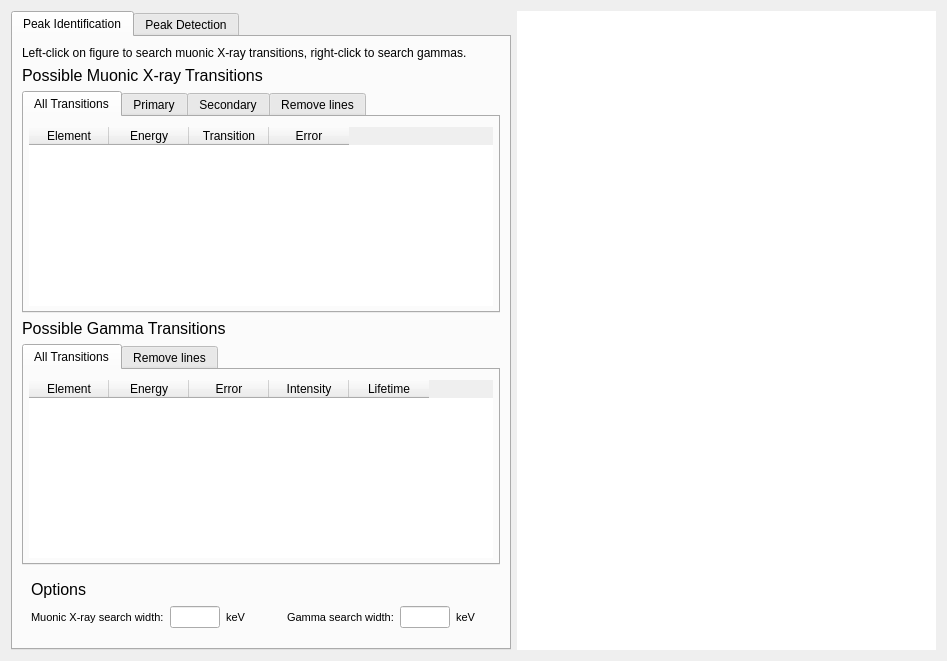
<?xml version="1.0" encoding="UTF-8"?>
<ui version="4.0">
 <class>plot_analysis</class>
 <widget class="QWidget" name="plot_analysis">
  <property name="enabled">
   <bool>true</bool>
  </property>
  <property name="geometry">
   <rect>
    <x>0</x>
    <y>0</y>
    <width>947</width>
    <height>661</height>
   </rect>
  </property>
  <property name="cursor">
   <cursorShape>ArrowCursor</cursorShape>
  </property>
  <property name="windowTitle">
   <string>Form</string>
  </property>
  <layout class="QGridLayout" name="gridLayout_2">
   <item row="0" column="1">
    <widget class="QWidget" name="plot_widget_container" native="true">
     <property name="sizePolicy">
      <sizepolicy hsizetype="Expanding" vsizetype="Expanding">
       <horstretch>0</horstretch>
       <verstretch>0</verstretch>
      </sizepolicy>
     </property>
     <property name="minimumSize">
      <size>
       <width>399</width>
       <height>0</height>
      </size>
     </property>
     <property name="styleSheet">
      <string notr="true">background: white</string>
     </property>
    </widget>
   </item>
   <item row="0" column="0">
    <widget class="QTabWidget" name="tab_menu">
     <property name="enabled">
      <bool>true</bool>
     </property>
     <property name="minimumSize">
      <size>
       <width>500</width>
       <height>0</height>
      </size>
     </property>
     <property name="maximumSize">
      <size>
       <width>500</width>
       <height>16777215</height>
      </size>
     </property>
     <property name="baseSize">
      <size>
       <width>0</width>
       <height>0</height>
      </size>
     </property>
     <property name="currentIndex">
      <number>0</number>
     </property>
     <widget class="QWidget" name="click_search_container">
      <property name="minimumSize">
       <size>
        <width>0</width>
        <height>0</height>
       </size>
      </property>
      <property name="styleSheet">
       <string notr="true"/>
      </property>
      <attribute name="title">
       <string>Peak Identification</string>
      </attribute>
      <layout class="QVBoxLayout" name="verticalLayout">
       <item>
        <widget class="QLabel" name="instruction_label">
         <property name="text">
          <string>Left-click on figure to search muonic X-ray transitions, right-click to search gammas.</string>
         </property>
        </widget>
       </item>
       <item>
        <widget class="QLabel" name="muonic_xray_table_label">
         <property name="font">
          <font>
           <pointsize>12</pointsize>
          </font>
         </property>
         <property name="text">
          <string>Possible Muonic X-ray Transitions</string>
         </property>
        </widget>
       </item>
       <item>
        <widget class="QTabWidget" name="muonic_xrays_tab_menu">
         <property name="enabled">
          <bool>true</bool>
         </property>
         <property name="layoutDirection">
          <enum>Qt::LeftToRight</enum>
         </property>
         <property name="autoFillBackground">
          <bool>false</bool>
         </property>
         <property name="styleSheet">
          <string notr="true"/>
         </property>
         <property name="tabShape">
          <enum>QTabWidget::Rounded</enum>
         </property>
         <property name="currentIndex">
          <number>0</number>
         </property>
         <property name="elideMode">
          <enum>Qt::ElideNone</enum>
         </property>
         <property name="documentMode">
          <bool>false</bool>
         </property>
         <property name="tabsClosable">
          <bool>false</bool>
         </property>
         <property name="tabBarAutoHide">
          <bool>false</bool>
         </property>
         <widget class="QWidget" name="all_tab_2">
          <property name="enabled">
           <bool>true</bool>
          </property>
          <property name="autoFillBackground">
           <bool>false</bool>
          </property>
          <property name="styleSheet">
           <string notr="true"/>
          </property>
          <attribute name="title">
           <string>All Transitions</string>
          </attribute>
          <layout class="QVBoxLayout" name="verticalLayout_2">
           <property name="spacing">
            <number>0</number>
           </property>
           <property name="leftMargin">
            <number>5</number>
           </property>
           <property name="topMargin">
            <number>10</number>
           </property>
           <property name="rightMargin">
            <number>5</number>
           </property>
           <property name="bottomMargin">
            <number>5</number>
           </property>
           <item>
            <widget class="BaseTable" name="muonic_xray_table_all">
             <property name="enabled">
              <bool>true</bool>
             </property>
             <property name="sizePolicy">
              <sizepolicy hsizetype="Expanding" vsizetype="Expanding">
               <horstretch>3</horstretch>
               <verstretch>0</verstretch>
              </sizepolicy>
             </property>
             <property name="autoFillBackground">
              <bool>false</bool>
             </property>
             <property name="styleSheet">
              <string notr="true"/>
             </property>
             <property name="frameShape">
              <enum>QFrame::NoFrame</enum>
             </property>
             <property name="sizeAdjustPolicy">
              <enum>QAbstractScrollArea::AdjustIgnored</enum>
             </property>
             <property name="alternatingRowColors">
              <bool>false</bool>
             </property>
             <property name="showGrid">
              <bool>true</bool>
             </property>
             <property name="gridStyle">
              <enum>Qt::SolidLine</enum>
             </property>
             <property name="sortingEnabled">
              <bool>true</bool>
             </property>
             <property name="wordWrap">
              <bool>true</bool>
             </property>
             <property name="cornerButtonEnabled">
              <bool>false</bool>
             </property>
             <attribute name="horizontalHeaderCascadingSectionResizes">
              <bool>false</bool>
             </attribute>
             <attribute name="horizontalHeaderMinimumSectionSize">
              <number>32</number>
             </attribute>
             <attribute name="horizontalHeaderDefaultSectionSize">
              <number>80</number>
             </attribute>
             <attribute name="horizontalHeaderStretchLastSection">
              <bool>false</bool>
             </attribute>
             <attribute name="verticalHeaderCascadingSectionResizes">
              <bool>false</bool>
             </attribute>
             <attribute name="verticalHeaderShowSortIndicator" stdset="0">
              <bool>true</bool>
             </attribute>
             <attribute name="verticalHeaderStretchLastSection">
              <bool>false</bool>
             </attribute>
             <column>
              <property name="text">
               <string>Element</string>
              </property>
             </column>
             <column>
              <property name="text">
               <string>Energy</string>
              </property>
             </column>
             <column>
              <property name="text">
               <string>Transition</string>
              </property>
             </column>
             <column>
              <property name="text">
               <string>Error</string>
              </property>
             </column>
            </widget>
           </item>
          </layout>
         </widget>
         <widget class="QWidget" name="prim_tab">
          <property name="enabled">
           <bool>true</bool>
          </property>
          <attribute name="title">
           <string>Primary</string>
          </attribute>
          <layout class="QVBoxLayout" name="verticalLayout_4">
           <property name="leftMargin">
            <number>5</number>
           </property>
           <property name="topMargin">
            <number>10</number>
           </property>
           <property name="rightMargin">
            <number>5</number>
           </property>
           <property name="bottomMargin">
            <number>5</number>
           </property>
           <item>
            <widget class="BaseTable" name="muonic_xray_table_prim">
             <property name="enabled">
              <bool>true</bool>
             </property>
             <property name="sizePolicy">
              <sizepolicy hsizetype="Expanding" vsizetype="Expanding">
               <horstretch>3</horstretch>
               <verstretch>0</verstretch>
              </sizepolicy>
             </property>
             <property name="autoFillBackground">
              <bool>false</bool>
             </property>
             <property name="styleSheet">
              <string notr="true"/>
             </property>
             <property name="frameShape">
              <enum>QFrame::NoFrame</enum>
             </property>
             <property name="sizeAdjustPolicy">
              <enum>QAbstractScrollArea::AdjustIgnored</enum>
             </property>
             <property name="alternatingRowColors">
              <bool>false</bool>
             </property>
             <property name="showGrid">
              <bool>true</bool>
             </property>
             <property name="gridStyle">
              <enum>Qt::SolidLine</enum>
             </property>
             <property name="sortingEnabled">
              <bool>true</bool>
             </property>
             <property name="wordWrap">
              <bool>true</bool>
             </property>
             <property name="cornerButtonEnabled">
              <bool>false</bool>
             </property>
             <attribute name="horizontalHeaderCascadingSectionResizes">
              <bool>false</bool>
             </attribute>
             <attribute name="horizontalHeaderMinimumSectionSize">
              <number>32</number>
             </attribute>
             <attribute name="horizontalHeaderDefaultSectionSize">
              <number>80</number>
             </attribute>
             <attribute name="horizontalHeaderStretchLastSection">
              <bool>false</bool>
             </attribute>
             <attribute name="verticalHeaderCascadingSectionResizes">
              <bool>false</bool>
             </attribute>
             <attribute name="verticalHeaderShowSortIndicator" stdset="0">
              <bool>true</bool>
             </attribute>
             <attribute name="verticalHeaderStretchLastSection">
              <bool>false</bool>
             </attribute>
             <column>
              <property name="text">
               <string>Element</string>
              </property>
             </column>
             <column>
              <property name="text">
               <string>Energy</string>
              </property>
             </column>
             <column>
              <property name="text">
               <string>Transition</string>
              </property>
             </column>
             <column>
              <property name="text">
               <string>Error</string>
              </property>
             </column>
            </widget>
           </item>
          </layout>
         </widget>
         <widget class="QWidget" name="sec_tab">
          <attribute name="title">
           <string>Secondary</string>
          </attribute>
          <layout class="QVBoxLayout" name="verticalLayout_5">
           <property name="leftMargin">
            <number>5</number>
           </property>
           <property name="topMargin">
            <number>10</number>
           </property>
           <property name="rightMargin">
            <number>5</number>
           </property>
           <property name="bottomMargin">
            <number>5</number>
           </property>
           <item>
            <widget class="BaseTable" name="muonic_xray_table_sec">
             <property name="enabled">
              <bool>true</bool>
             </property>
             <property name="sizePolicy">
              <sizepolicy hsizetype="Expanding" vsizetype="Expanding">
               <horstretch>3</horstretch>
               <verstretch>0</verstretch>
              </sizepolicy>
             </property>
             <property name="autoFillBackground">
              <bool>false</bool>
             </property>
             <property name="styleSheet">
              <string notr="true"/>
             </property>
             <property name="frameShape">
              <enum>QFrame::NoFrame</enum>
             </property>
             <property name="sizeAdjustPolicy">
              <enum>QAbstractScrollArea::AdjustIgnored</enum>
             </property>
             <property name="alternatingRowColors">
              <bool>false</bool>
             </property>
             <property name="showGrid">
              <bool>true</bool>
             </property>
             <property name="gridStyle">
              <enum>Qt::SolidLine</enum>
             </property>
             <property name="sortingEnabled">
              <bool>true</bool>
             </property>
             <property name="wordWrap">
              <bool>true</bool>
             </property>
             <property name="cornerButtonEnabled">
              <bool>false</bool>
             </property>
             <attribute name="horizontalHeaderCascadingSectionResizes">
              <bool>false</bool>
             </attribute>
             <attribute name="horizontalHeaderMinimumSectionSize">
              <number>32</number>
             </attribute>
             <attribute name="horizontalHeaderDefaultSectionSize">
              <number>80</number>
             </attribute>
             <attribute name="horizontalHeaderStretchLastSection">
              <bool>false</bool>
             </attribute>
             <attribute name="verticalHeaderCascadingSectionResizes">
              <bool>false</bool>
             </attribute>
             <attribute name="verticalHeaderMinimumSectionSize">
              <number>12</number>
             </attribute>
             <attribute name="verticalHeaderShowSortIndicator" stdset="0">
              <bool>true</bool>
             </attribute>
             <attribute name="verticalHeaderStretchLastSection">
              <bool>false</bool>
             </attribute>
             <column>
              <property name="text">
               <string>Element</string>
              </property>
             </column>
             <column>
              <property name="text">
               <string>Energy</string>
              </property>
             </column>
             <column>
              <property name="text">
               <string>Transition</string>
              </property>
             </column>
             <column>
              <property name="text">
               <string>Error</string>
              </property>
             </column>
            </widget>
           </item>
          </layout>
         </widget>
         <widget class="QWidget" name="remove_tab_2">
          <attribute name="title">
           <string>Remove lines</string>
          </attribute>
          <layout class="QVBoxLayout" name="verticalLayout_6">
           <property name="leftMargin">
            <number>5</number>
           </property>
           <property name="topMargin">
            <number>10</number>
           </property>
           <property name="rightMargin">
            <number>5</number>
           </property>
           <property name="bottomMargin">
            <number>5</number>
           </property>
           <item>
            <widget class="BaseTable" name="plotted_mu_xrays_table">
             <property name="styleSheet">
              <string notr="true"/>
             </property>
             <property name="frameShape">
              <enum>QFrame::NoFrame</enum>
             </property>
             <column>
              <property name="text">
               <string>Click to remove line.</string>
              </property>
             </column>
            </widget>
           </item>
          </layout>
         </widget>
        </widget>
       </item>
       <item>
        <widget class="QLabel" name="gamma_table_label">
         <property name="font">
          <font>
           <pointsize>12</pointsize>
          </font>
         </property>
         <property name="text">
          <string>Possible Gamma Transitions</string>
         </property>
        </widget>
       </item>
       <item>
        <widget class="QTabWidget" name="gamma_tab_menu">
         <property name="currentIndex">
          <number>0</number>
         </property>
         <widget class="QWidget" name="all_tab">
          <attribute name="title">
           <string>All Transitions</string>
          </attribute>
          <layout class="QVBoxLayout" name="verticalLayout_3">
           <property name="leftMargin">
            <number>5</number>
           </property>
           <property name="topMargin">
            <number>10</number>
           </property>
           <property name="rightMargin">
            <number>5</number>
           </property>
           <property name="bottomMargin">
            <number>5</number>
           </property>
           <item>
            <widget class="BaseTable" name="gamma_table">
             <property name="sizePolicy">
              <sizepolicy hsizetype="Expanding" vsizetype="Expanding">
               <horstretch>0</horstretch>
               <verstretch>0</verstretch>
              </sizepolicy>
             </property>
             <property name="layoutDirection">
              <enum>Qt::LeftToRight</enum>
             </property>
             <property name="autoFillBackground">
              <bool>false</bool>
             </property>
             <property name="styleSheet">
              <string notr="true"/>
             </property>
             <property name="frameShape">
              <enum>QFrame::NoFrame</enum>
             </property>
             <property name="frameShadow">
              <enum>QFrame::Sunken</enum>
             </property>
             <property name="sizeAdjustPolicy">
              <enum>QAbstractScrollArea::AdjustIgnored</enum>
             </property>
             <property name="alternatingRowColors">
              <bool>false</bool>
             </property>
             <property name="showGrid">
              <bool>true</bool>
             </property>
             <property name="gridStyle">
              <enum>Qt::SolidLine</enum>
             </property>
             <property name="sortingEnabled">
              <bool>true</bool>
             </property>
             <attribute name="horizontalHeaderMinimumSectionSize">
              <number>75</number>
             </attribute>
             <attribute name="horizontalHeaderDefaultSectionSize">
              <number>80</number>
             </attribute>
             <attribute name="horizontalHeaderShowSortIndicator" stdset="0">
              <bool>true</bool>
             </attribute>
             <attribute name="verticalHeaderMinimumSectionSize">
              <number>12</number>
             </attribute>
             <attribute name="verticalHeaderShowSortIndicator" stdset="0">
              <bool>true</bool>
             </attribute>
             <column>
              <property name="text">
               <string>Element</string>
              </property>
             </column>
             <column>
              <property name="text">
               <string>Energy</string>
              </property>
             </column>
             <column>
              <property name="text">
               <string>Error</string>
              </property>
             </column>
             <column>
              <property name="text">
               <string>Intensity</string>
              </property>
             </column>
             <column>
              <property name="text">
               <string>Lifetime</string>
              </property>
             </column>
            </widget>
           </item>
          </layout>
         </widget>
         <widget class="QWidget" name="remove_tab">
          <attribute name="title">
           <string>Remove lines</string>
          </attribute>
          <layout class="QVBoxLayout" name="verticalLayout_7">
           <property name="leftMargin">
            <number>5</number>
           </property>
           <property name="topMargin">
            <number>10</number>
           </property>
           <property name="rightMargin">
            <number>5</number>
           </property>
           <property name="bottomMargin">
            <number>5</number>
           </property>
           <item>
            <widget class="BaseTable" name="plotted_gammas_table">
             <property name="styleSheet">
              <string notr="true"/>
             </property>
             <property name="frameShape">
              <enum>QFrame::NoFrame</enum>
             </property>
             <column>
              <property name="text">
               <string>Click to remove line.</string>
              </property>
             </column>
            </widget>
           </item>
          </layout>
         </widget>
        </widget>
       </item>
       <item alignment="Qt::AlignBottom">
        <widget class="QWidget" name="options_container" native="true">
         <property name="styleSheet">
          <string notr="true"/>
         </property>
         <layout class="QGridLayout" name="gridLayout">
          <item row="3" column="2">
           <widget class="QLineEdit" name="mu_xray_search_width_line_edit">
            <property name="minimumSize">
             <size>
              <width>0</width>
              <height>0</height>
             </size>
            </property>
            <property name="maximumSize">
             <size>
              <width>50</width>
              <height>16777215</height>
             </size>
            </property>
            <property name="text">
             <string/>
            </property>
           </widget>
          </item>
          <item row="3" column="0">
           <widget class="QLabel" name="mu_xray_search_width_label">
            <property name="maximumSize">
             <size>
              <width>150</width>
              <height>16777215</height>
             </size>
            </property>
            <property name="font">
             <font>
              <pointsize>8</pointsize>
             </font>
            </property>
            <property name="text">
             <string>Muonic X-ray search width:</string>
            </property>
           </widget>
          </item>
          <item row="0" column="0">
           <widget class="QLabel" name="options_label">
            <property name="font">
             <font>
              <pointsize>12</pointsize>
             </font>
            </property>
            <property name="text">
             <string>Options</string>
            </property>
           </widget>
          </item>
          <item row="3" column="4">
           <spacer name="verticalSpacer">
            <property name="orientation">
             <enum>Qt::Vertical</enum>
            </property>
            <property name="sizeHint" stdset="0">
             <size>
              <width>20</width>
              <height>40</height>
             </size>
            </property>
           </spacer>
          </item>
          <item row="3" column="3">
           <widget class="QLabel" name="kev_label">
            <property name="font">
             <font>
              <pointsize>8</pointsize>
             </font>
            </property>
            <property name="text">
             <string>keV</string>
            </property>
           </widget>
          </item>
          <item row="3" column="5">
           <widget class="QLabel" name="gamma_search_width_label">
            <property name="maximumSize">
             <size>
              <width>150</width>
              <height>16777215</height>
             </size>
            </property>
            <property name="font">
             <font>
              <pointsize>8</pointsize>
             </font>
            </property>
            <property name="text">
             <string>Gamma search width:</string>
            </property>
           </widget>
          </item>
          <item row="3" column="6">
           <widget class="QLineEdit" name="gamma_search_width_line_edit">
            <property name="minimumSize">
             <size>
              <width>0</width>
              <height>0</height>
             </size>
            </property>
            <property name="maximumSize">
             <size>
              <width>50</width>
              <height>16777215</height>
             </size>
            </property>
            <property name="text">
             <string/>
            </property>
           </widget>
          </item>
          <item row="3" column="7">
           <widget class="QLabel" name="kev_label_2">
            <property name="font">
             <font>
              <pointsize>8</pointsize>
             </font>
            </property>
            <property name="text">
             <string>keV</string>
            </property>
           </widget>
          </item>
         </layout>
        </widget>
       </item>
      </layout>
     </widget>
     <widget class="QWidget" name="peak_find_container">
      <attribute name="title">
       <string>Peak Detection</string>
      </attribute>
      <layout class="QVBoxLayout" name="verticalLayout_8">
       <item>
        <widget class="QLabel" name="label_3">
         <property name="font">
          <font>
           <pointsize>12</pointsize>
          </font>
         </property>
         <property name="text">
          <string>Detect peaks and search muonic X-ray database</string>
         </property>
        </widget>
       </item>
       <item>
        <widget class="QWidget" name="settings_container" native="true">
         <property name="sizePolicy">
          <sizepolicy hsizetype="MinimumExpanding" vsizetype="Preferred">
           <horstretch>0</horstretch>
           <verstretch>0</verstretch>
          </sizepolicy>
         </property>
         <layout class="QGridLayout" name="gridLayout_3">
          <property name="bottomMargin">
           <number>0</number>
          </property>
          <item row="1" column="1" alignment="Qt::AlignLeft">
           <widget class="QLabel" name="routine_select_label">
            <property name="text">
             <string>Select peak finding routine</string>
            </property>
           </widget>
          </item>
          <item row="2" column="1">
           <widget class="QCheckBox" name="use_default_checkbox">
            <property name="text">
             <string>Use default settings?</string>
            </property>
            <property name="checked">
             <bool>true</bool>
            </property>
           </widget>
          </item>
          <item row="1" column="2">
           <widget class="QComboBox" name="routine_select_combo"/>
          </item>
         </layout>
        </widget>
       </item>
       <item alignment="Qt::AlignTop">
        <widget class="QWidget" name="custom_settings_container" native="true">
         <property name="enabled">
          <bool>true</bool>
         </property>
         <layout class="QFormLayout" name="formLayout">
          <property name="verticalSpacing">
           <number>3</number>
          </property>
          <property name="leftMargin">
           <number>9</number>
          </property>
          <property name="topMargin">
           <number>0</number>
          </property>
          <property name="rightMargin">
           <number>9</number>
          </property>
          <property name="bottomMargin">
           <number>0</number>
          </property>
          <item row="0" column="0">
           <widget class="QLabel" name="height_label">
            <property name="text">
             <string>Minimum Peak Height</string>
            </property>
           </widget>
          </item>
          <item row="0" column="1">
           <widget class="QLineEdit" name="height_line_edit"/>
          </item>
          <item row="2" column="0">
           <widget class="QLabel" name="threshold_label">
            <property name="text">
             <string>Threshold</string>
            </property>
           </widget>
          </item>
          <item row="2" column="1">
           <widget class="QLineEdit" name="threshold_line_edit"/>
          </item>
          <item row="4" column="0">
           <widget class="QLabel" name="distance_label">
            <property name="text">
             <string>Maximum Peak Distance</string>
            </property>
           </widget>
          </item>
          <item row="4" column="1">
           <widget class="QLineEdit" name="distance_line_edit"/>
          </item>
         </layout>
        </widget>
       </item>
       <item>
        <widget class="QPushButton" name="find_peaks_button">
         <property name="text">
          <string>Find Peaks</string>
         </property>
        </widget>
       </item>
       <item>
        <widget class="QLabel" name="label">
         <property name="font">
          <font>
           <pointsize>12</pointsize>
          </font>
         </property>
         <property name="text">
          <string>Results</string>
         </property>
        </widget>
       </item>
       <item>
        <widget class="BaseTable" name="peakfind_results_table">
         <property name="maximumSize">
          <size>
           <width>16777215</width>
           <height>150</height>
          </size>
         </property>
         <property name="frameShape">
          <enum>QFrame::NoFrame</enum>
         </property>
         <column>
          <property name="text">
           <string>Detector</string>
          </property>
         </column>
         <column>
          <property name="text">
           <string>Most frequently detected elements</string>
          </property>
         </column>
        </widget>
       </item>
       <item>
        <widget class="QLabel" name="label_2">
         <property name="font">
          <font>
           <pointsize>12</pointsize>
          </font>
         </property>
         <property name="text">
          <string>Detailed report</string>
         </property>
        </widget>
       </item>
       <item>
        <widget class="QTreeWidget" name="peakfind_results_tree">
         <property name="frameShape">
          <enum>QFrame::NoFrame</enum>
         </property>
         <column>
          <property name="text">
           <string>Detector</string>
          </property>
         </column>
         <column>
          <property name="text">
           <string>Peak detected</string>
          </property>
         </column>
         <column>
          <property name="text">
           <string>Possible Elements</string>
          </property>
         </column>
        </widget>
       </item>
       <item alignment="Qt::AlignTop">
        <widget class="QPushButton" name="reset_button">
         <property name="text">
          <string>Reset</string>
         </property>
        </widget>
       </item>
      </layout>
     </widget>
    </widget>
   </item>
  </layout>
 </widget>
 <customwidgets>
  <customwidget>
   <class>BaseTable</class>
   <extends>QTableWidget</extends>
   <header>EVA.widgets.base.base_table</header>
  </customwidget>
 </customwidgets>
 <resources/>
 <connections/>
</ui>
